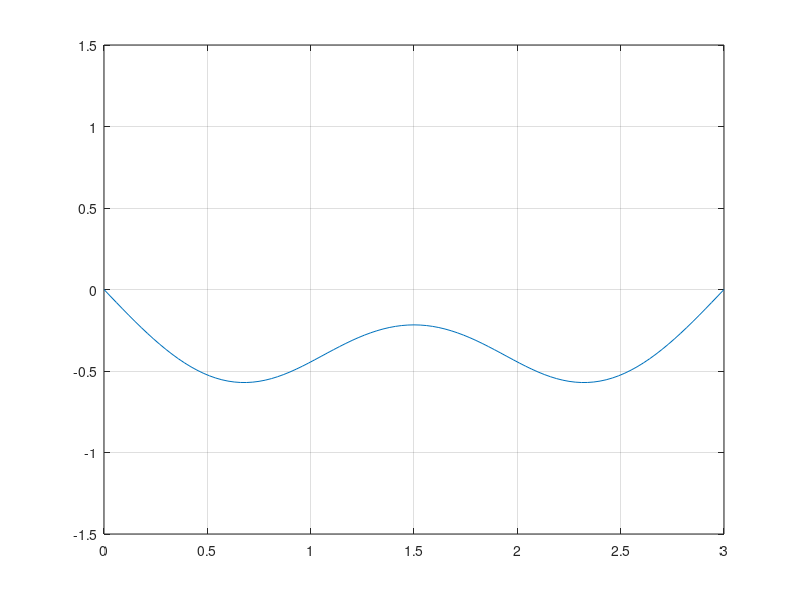

Write MATLAB code to recreate this figure.
function task21
a = 2; L = 3; tmax = 10; ymax = 1.5;
t = 0:tmax/500:tmax;
x = 0:L/100:L;

    function y = phi(x)
        y = ((x.*(3-x)).^3)/9;
    end

    function y = psi(x)
        y = 0 * x;
    end

    function y = fourier(x, t)
        y = 0;
        for k = 1:20
            Xk = sin(k*pi*x/L);
            Ak = (2/L)*trapz(x, phi(x).*Xk);
            Bk = (2/(a*k*pi))*trapz(x, psi(x).*Xk);
            Tk = Ak*cos(a*k*pi*t/L) + Bk*sin(a*k*pi*t/L);
            y = y + Tk*Xk;
        end
    end

for n=1:length(t)
    plot(x, fourier(x, t(n)));
    axis([0, L, -ymax, ymax]);
    M(n) = getframe;
    grid on;
end
movie(M, 2);

end
